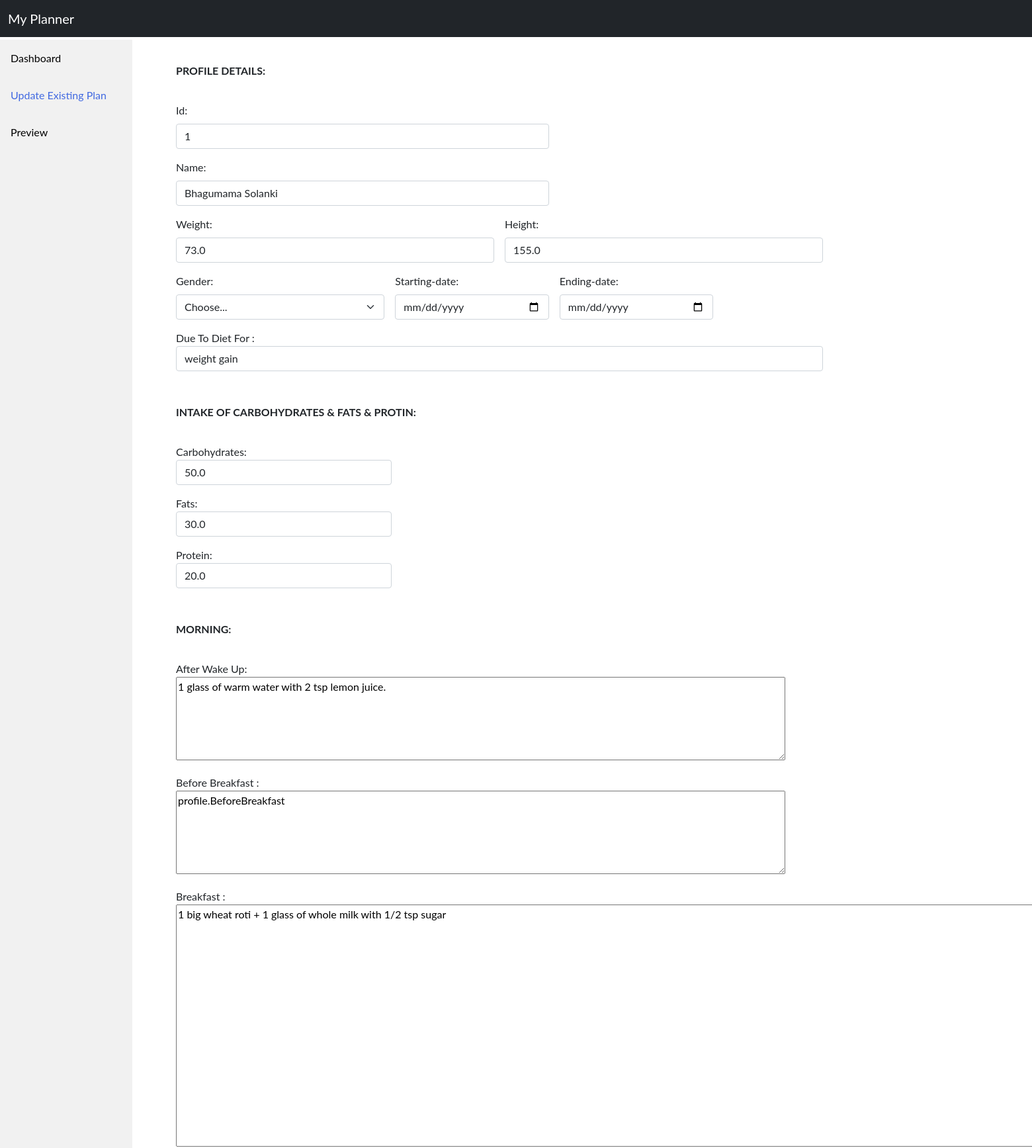
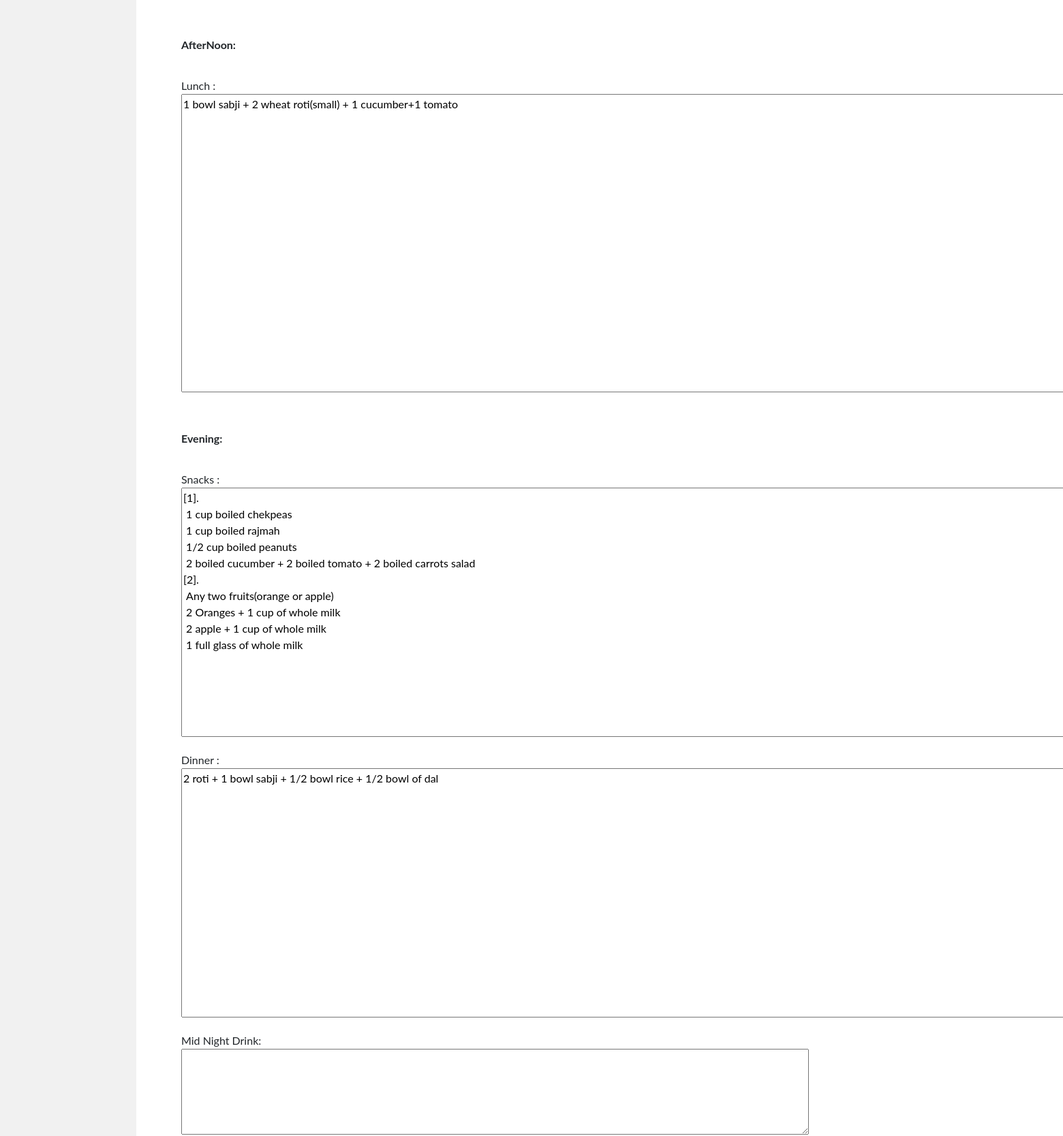
The app's page /planner/updateform/1 (upper part) with its own data (2 pictures, top to bottom).
### planner/models.py (models this page shows, shortened)
class Profile(models.Model):
    Id=models.AutoField(primary_key=True)
    Name=models.CharField(max_length=100)
    Weight=models.FloatField()
    Height=models.FloatField()
    Gender=models.CharField(max_length=10)
    StartingDate=models.DateField()
    EndingDate=models.DateField()
    DueToDietFor=models.TextField(blank=True)
    Carbohydrates=models.FloatField()
    Fats=models.FloatField()
    Protin=models.FloatField()
    AfterWakeUp=models.TextField(blank=True)
    BeforeBreakfast=models.TextField(blank=True)
    Breakfast=models.TextField(blank=True)
    Lunch=models.TextField(blank=True)
    Snacks=models.TextField(blank=True)
    Dinner=models.TextField(blank=True)
    MidNeightDrink=models.TextField(blank=True)
    Notes=models.TextField(blank=True)
    Excercise=models.TextField(blank=True)

### planner/views.py (the view)
# urls.py: path('updateform/<int:id>',views.updateform,name="updateform"),
def updateform(request,id):
        profile = Profile.objects.filter(Id=id)
        return render(request,'planner/update.html',{'profile':profile[0]})

### planner/templates/planner/update.html (shortened to what this page needs)
<!doctype html>
<html lang="en">
  <head>
    <link href="https://cdn.jsdelivr.net/npm/bootstrap@5.0.0-beta2/dist/css/bootstrap.min.css" rel="stylesheet">
          {% load static %}
  </head>
  <body>
   <nav class="navbar navbar-expand-lg navbar-dark fixed-top bg-dark">
  <div class="container-fluid">
    <div class="collapse navbar-collapse" id="navbarTogglerDemo01">
      <a class="navbar-brand" href="/planner">My Planner</a>
    </div>
  </div>
</nav>
   <div class="sidebar">
  <a  href="#home">Dashboard</a>
  <a class="active" href="#">Update Existing Plan</a>
  <a href="/planner/preview">Preview</a>
 </div>
  <div class="content">
       <form class="row g-3" method="post" action="/planner/update/{{ profile.Id }}">
         <label class="heading" for="inputAddress"><b>PROFILE DETAILS:</b></label>
  <div class="col-md-7">
    <label for="inputname" class="form-label">Id:</label>
    <input type="number" value="{{ profile.Id }}" class="form-control" id="id" name="id">
  </div>
  <div class="col-md-7">
    <label for="inputname" class="form-label">Name:</label>
    <input type="text" value="{{ profile.Name }}" class="form-control" id="name" name="name">
  </div>
  <div class="col-md-6">
    <label for="inputweight" class="form-label">Weight:</label>
    <input type="number" value="{{ profile.Weight }}"  class="form-control" id="weight" name="weight" placeholder="0">
  </div>
  <div class="col-md-6">
    <label for="inputheight" class="form-label">Height:</label>
    <input type="number" value="{{ profile.Height }}"  class="form-control" id="height" name="height" placeholder="0">
  </div>
  <div class="col-md-4">
    <label for="inputgender" class="form-label">Gender:</label>
    <select id="gender" value="{{ profile.Gender }}"  name="gender" class="form-select">
      <option selected value="{{ profile.Gender }}"   >Choose...</option>
    </select>
  </div>
  <div class="col-md-3">
    <label for="inputstartingdate" class="form-label">Starting-date:</label>
    <input type="date" value="{{ profile.StartingDate }}"  class="form-control" id="startingdate" name="startingdate">
  </div>
  <div class="col-md-3">
    <label for="inputendingdate" class="form-label">Ending-date:</label>
    <input type="date" value="{{ profile.EndingDate }}"  class="form-control" id="endingdate" name="endingdate">
  </div>
   <div class="form-group">
    <label >Due To Diet For :</label>
    <input type="text" value="{{ profile.DueToDietFor }}"  class="form-control" id="duetodietfor" name="duetodietfor" >
  </div>
          <label class="heading" for="inputAddress"><b>INTAKE OF CARBOHYDRATES & FATS & PROTIN:</b></label>
  <div class="form-row">
    <div class="form-group col-md-4">
      <label>Carbohydrates:</label>
      <input type="number" value="{{ profile.Carbohydrates }}"  class="form-control" id="carbohydrates" name="carbohydrates" placeholder="%">
    </div>
  </div>
  <br/>
  <div class="form-row">
    <div class="form-group col-md-4">
      <label for="inputEmail4">Fats:</label>
      <input type="number" value="{{ profile.Fats }}"  class="form-control" id="fats" name="fats" placeholder="%">
    </div>
  </div>
  <br/>
   <div class="form-row">
    <div class="form-group col-md-4">
      <label for="inputEmail4">Protein:</label>
      <input type="number" value="{{ profile.Protin }}"  class="form-control" id="protin" name="protein" placeholder="%">
    </div>
  </div>
<br/>
<br/>
<label class="heading" for="inputAddress"><b>MORNING:</b></label>
 <br/>
 <div class="form-group">
    <label >After Wake Up:</label>
     <textarea rows="5" cols="100"   name="text1" id="text1">{{ profile.AfterWakeUp }}</textarea>
  </div>
  <div class="form-group">
    <label >Before Breakfast :</label>
     <textarea rows="5" cols="100" value="{{ profile.BeforeBreakfast }}"  name="text2" id="text2" >profile.BeforeBreakfast</textarea>
  </div>
  <div class="form-group">
    <label >Breakfast :</label>
     <textarea rows="15" cols="150" value="{{ profile.Breakfast }}"  name="text3"  id="text3">{{ profile.Breakfast }}</textarea>
  </div>
<br/>
  <label class="heading" for="inputAddress"><b>AfterNoon:</b></label>
   <div class="form-group">
    <label >Lunch :</label>
     <textarea rows="18" cols="150" value="{{ profile.Lunch }}"  name="text4" id="text4">{{ profile.Lunch }}</textarea>
  </div>
<br/>
   <label class="heading" for="inputAddress"><b>Evening:</b></label>
   <div class="form-group">
    <label >Snacks :</label>
     <textarea rows="15" cols="150" value="{{ profile.Snacks }}"  name="text5" id="text5" >{{ profile.Snacks }}</textarea>
  </div>
   <div class="form-group">
    <label >Dinner :</label>
     <textarea rows="15" cols="150" value="{{ profile.Dinner }}"  name="text6" id="text6" >{{ profile.Dinner }}</textarea>
  </div>
  <div class="form-group">
    <label >Mid Night Drink:</label>
     <textarea rows="5" cols="100" value="{{ profile.MidNightDrink }}"  name="text7" id="text7">{{ profile.MidNightDrink }}</textarea>
  </div>
<br/>
  <br/>
      </form>
  </div>
  </body>
</html>

### records on screen
Profile: id "1", name "Bhagumama Solanki", weight "73.0", height "155.0", gender "Choose...", duetodietfor "weight gain", carbohydrates "50.0", fats "30.0", protein "20.0", text1 "1 glass of warm water with 2 tsp lemon juice.", text2 "profile.BeforeBreakfast", text3 "1 big wheat roti + 1 glass of whole milk with 1/2 tsp sugar", text4 "1 bowl sabji + 2 wheat roti(small) + 1 cucumber+1 tomato", text5 "[1]. 1 cup boiled chekpeas 1 cup boiled rajmah 1/2 cup boiled peanuts 2 boiled cucumber + 2 boiled tomato + 2 boiled carrots salad [2]. Any two fruits(orange or apple) 2 Oranges + 1 cup of whole milk 2 apple + 1 cup of whole milk 1 full glass of whole milk", text6 "2 roti + 1 bowl sabji + 1/2 bowl rice + 1/2 bowl of dal"
